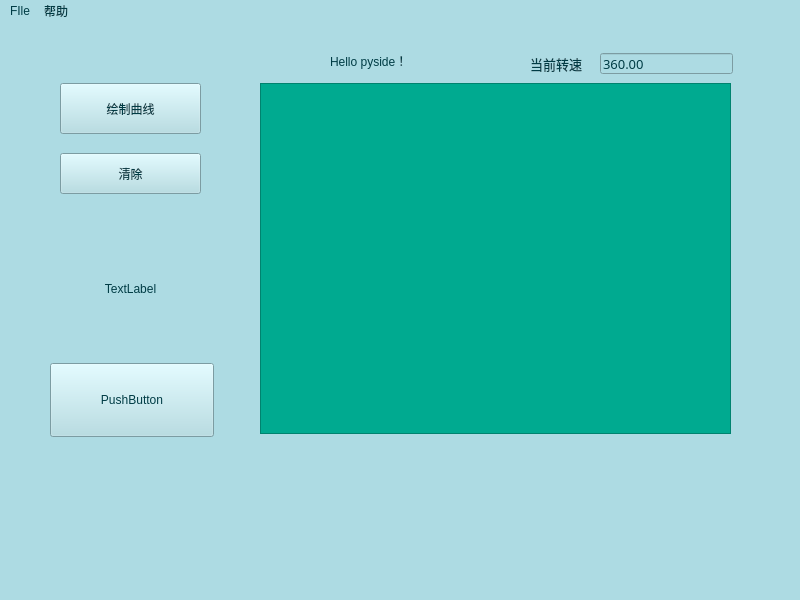
<?xml version="1.0" encoding="UTF-8"?>
<ui version="4.0">
 <class>MainWindow</class>
 <widget class="QMainWindow" name="MainWindow">
  <property name="geometry">
   <rect>
    <x>0</x>
    <y>0</y>
    <width>800</width>
    <height>600</height>
   </rect>
  </property>
  <property name="windowTitle">
   <string>MainWindow</string>
  </property>
  <property name="styleSheet">
   <string notr="true">color: rgb(0, 60, 69);
background-color: rgb(173, 219, 227);</string>
  </property>
  <widget class="QWidget" name="centralwidget">
   <widget class="QPushButton" name="pushButton">
    <property name="geometry">
     <rect>
      <x>60</x>
      <y>60</y>
      <width>141</width>
      <height>51</height>
     </rect>
    </property>
    <property name="styleSheet">
     <string notr="true">border-image: url(:/png/res/image/Blue_Buttons_Round_Edge_small.png);</string>
    </property>
    <property name="text">
     <string>绘制曲线</string>
    </property>
   </widget>
   <widget class="QLabel" name="label">
    <property name="geometry">
     <rect>
      <x>330</x>
      <y>30</y>
      <width>81</width>
      <height>16</height>
     </rect>
    </property>
    <property name="text">
     <string>Hello pyside！</string>
    </property>
   </widget>
   <widget class="QChartView" name="graphicsView">
    <property name="geometry">
     <rect>
      <x>260</x>
      <y>60</y>
      <width>471</width>
      <height>351</height>
     </rect>
    </property>
    <property name="styleSheet">
     <string notr="true">background-color: rgb(0, 170, 144);</string>
    </property>
   </widget>
   <widget class="QPushButton" name="pushButton_2">
    <property name="geometry">
     <rect>
      <x>60</x>
      <y>130</y>
      <width>141</width>
      <height>41</height>
     </rect>
    </property>
    <property name="styleSheet">
     <string notr="true">border-image: url(:/png/res/image/menu_btn_press.png);</string>
    </property>
    <property name="text">
     <string>清除</string>
    </property>
   </widget>
   <widget class="QLabel" name="label_2">
    <property name="geometry">
     <rect>
      <x>80</x>
      <y>450</y>
      <width>91</width>
      <height>91</height>
     </rect>
    </property>
    <property name="styleSheet">
     <string notr="true">image: url(:/png/res/image/compass.png);</string>
    </property>
    <property name="text">
     <string/>
    </property>
   </widget>
   <widget class="QLineEdit" name="lineEdit">
    <property name="geometry">
     <rect>
      <x>600</x>
      <y>30</y>
      <width>133</width>
      <height>21</height>
     </rect>
    </property>
    <property name="font">
     <font>
      <family>黑体</family>
      <pointsize>10</pointsize>
     </font>
    </property>
    <property name="text">
     <string>360.00</string>
    </property>
   </widget>
   <widget class="QLabel" name="label_3">
    <property name="geometry">
     <rect>
      <x>530</x>
      <y>30</y>
      <width>61</width>
      <height>21</height>
     </rect>
    </property>
    <property name="font">
     <font>
      <family>黑体</family>
      <pointsize>10</pointsize>
     </font>
    </property>
    <property name="text">
     <string>当前转速</string>
    </property>
   </widget>
   <widget class="QLabel" name="label_4">
    <property name="geometry">
     <rect>
      <x>50</x>
      <y>230</y>
      <width>161</width>
      <height>71</height>
     </rect>
    </property>
    <property name="styleSheet">
     <string notr="true">border-image: url(:/png/res/image/g03_can_box_red.png);</string>
    </property>
    <property name="text">
     <string>TextLabel</string>
    </property>
    <property name="alignment">
     <set>Qt::AlignCenter</set>
    </property>
   </widget>
   <widget class="QPushButton" name="pushButton_3">
    <property name="geometry">
     <rect>
      <x>50</x>
      <y>340</y>
      <width>164</width>
      <height>74</height>
     </rect>
    </property>
    <property name="styleSheet">
     <string notr="true">border-image: url(:/png/res/image/g02_can_box_green.png);</string>
    </property>
    <property name="text">
     <string>PushButton</string>
    </property>
    <property name="iconSize">
     <size>
      <width>16</width>
      <height>16</height>
     </size>
    </property>
   </widget>
  </widget>
  <widget class="QMenuBar" name="menubar">
   <property name="geometry">
    <rect>
     <x>0</x>
     <y>0</y>
     <width>800</width>
     <height>21</height>
    </rect>
   </property>
   <widget class="QMenu" name="menuFIle">
    <property name="title">
     <string>FIle</string>
    </property>
    <addaction name="actionQuit"/>
   </widget>
   <widget class="QMenu" name="menu">
    <property name="title">
     <string>帮助</string>
    </property>
    <addaction name="action"/>
   </widget>
   <addaction name="menuFIle"/>
   <addaction name="menu"/>
  </widget>
  <widget class="QStatusBar" name="statusbar"/>
  <action name="actionQuit">
   <property name="text">
    <string>Quit</string>
   </property>
  </action>
  <action name="action">
   <property name="text">
    <string>关于</string>
   </property>
  </action>
 </widget>
 <customwidgets>
  <customwidget>
   <class>QChartView</class>
   <extends>QGraphicsView</extends>
   <header location="global">qchartview.h</header>
  </customwidget>
 </customwidgets>
 <resources>
  <include location="image.qrc"/>
 </resources>
 <connections>
  <connection>
   <sender>actionQuit</sender>
   <signal>triggered()</signal>
   <receiver>MainWindow</receiver>
   <slot>slot2()</slot>
   <hints>
    <hint type="sourcelabel">
     <x>-1</x>
     <y>-1</y>
    </hint>
    <hint type="destinationlabel">
     <x>399</x>
     <y>299</y>
    </hint>
   </hints>
  </connection>
  <connection>
   <sender>action</sender>
   <signal>triggered()</signal>
   <receiver>MainWindow</receiver>
   <slot>slot3()</slot>
   <hints>
    <hint type="sourcelabel">
     <x>-1</x>
     <y>-1</y>
    </hint>
    <hint type="destinationlabel">
     <x>399</x>
     <y>299</y>
    </hint>
   </hints>
  </connection>
  <connection>
   <sender>pushButton</sender>
   <signal>clicked()</signal>
   <receiver>MainWindow</receiver>
   <slot>slot1()</slot>
   <hints>
    <hint type="sourcelabel">
     <x>121</x>
     <y>106</y>
    </hint>
    <hint type="destinationlabel">
     <x>250</x>
     <y>46</y>
    </hint>
   </hints>
  </connection>
  <connection>
   <sender>pushButton_2</sender>
   <signal>clicked()</signal>
   <receiver>MainWindow</receiver>
   <slot>slot4()</slot>
   <hints>
    <hint type="sourcelabel">
     <x>126</x>
     <y>163</y>
    </hint>
    <hint type="destinationlabel">
     <x>241</x>
     <y>215</y>
    </hint>
   </hints>
  </connection>
 </connections>
 <slots>
  <slot>slot1()</slot>
  <slot>slot2()</slot>
  <slot>slot3()</slot>
  <slot>slot4()</slot>
 </slots>
</ui>
